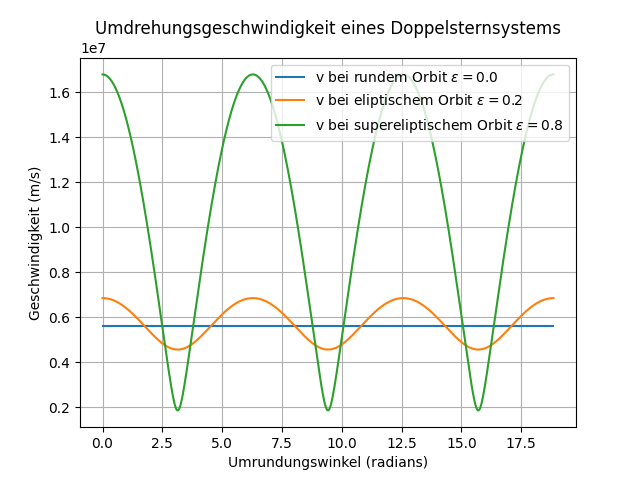

Source code (Python):
import matplotlib.pyplot as plt
import scipy.odr as odr
import numpy as np
import pandas as pd
from scipy.interpolate import make_interp_spline
import statistics as st
import os

path = os.path.dirname(os.path.abspath(__file__))
ax, plt = plt.subplots()

G = 6.67430e-11 # Gravitationskonstante
M1 = 2.389*1.988416e30  # Masse 1 in kg
M2 = 2.327*1.988416e30  # Masse 2 in kg
a = 2e7                 # Halbachse
e_s = 0.8               # Exzentrizität = 0.8
e_e = 0.2               # Exzentrizität = 0.2
e_r = 0.0               # Exzentrizität = 0.0
mu = G * (M1 + M2)      # Gravitationsparameter
theta = np.linspace(0, 6 * np.pi, 1000)

# stark eliptischer Orbit
r_s = a * (1 - e_s**2) / (1 + e_s * np.cos(theta))
v_s = np.sqrt(mu * (2 / r_s - 1 / a))

# eliptischer Orbit
r_e = a * (1 - e_e**2) / (1 + e_e * np.cos(theta))
v_e = np.sqrt(mu * (2 / r_e - 1 / a))

# runder Orbit
r_r = a * (1 - e_r**2) / (1 + e_r * np.cos(theta))
v_r = np.sqrt(mu * (2 / r_r - 1 / a))

plt.plot(theta, v_r, label='v bei rundem Orbit $\epsilon = 0.0$')
plt.plot(theta, v_e, label='v bei eliptischem Orbit $\epsilon = 0.2$')
plt.plot(theta, v_s, label='v bei supereliptischem Orbit $\epsilon = 0.8$')
plt.set_xlabel('Umrundungswinkel (radians)')
plt.set_ylabel('Geschwindigkeit (m/s)')
plt.set_title('Umdrehungsgeschwindigkeit eines Doppelsternsystems')
plt.legend(loc='upper right')
plt.grid(True)
ax.savefig(f'{path}\\4.1.png')
print((1-1e-14)**(65e11))